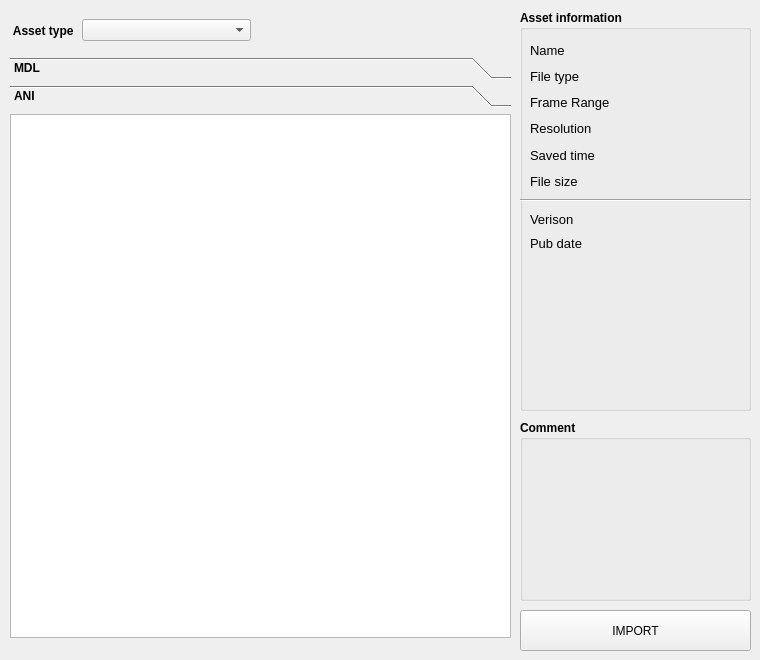
        <widget class="QWidget" name="tab_asset">
         <attribute name="title">
          <string>ASSET (cache)</string>
         </attribute>
         <widget class="QPushButton" name="pushButton_asset_nuke">
          <property name="geometry">
           <rect>
            <x>520</x>
            <y>610</y>
            <width>231</width>
            <height>41</height>
           </rect>
          </property>
          <property name="text">
           <string>IMPORT</string>
          </property>
         </widget>
         <widget class="QGroupBox" name="groupBox_asset_comment">
          <property name="geometry">
           <rect>
            <x>520</x>
            <y>420</y>
            <width>231</width>
            <height>181</height>
           </rect>
          </property>
          <property name="font">
           <font>
            <bold>true</bold>
            <underline>false</underline>
            <strikeout>false</strikeout>
           </font>
          </property>
          <property name="title">
           <string>Comment</string>
          </property>
          <property name="flat">
           <bool>false</bool>
          </property>
          <property name="checkable">
           <bool>false</bool>
          </property>
          <widget class="QLabel" name="label_asset_comment">
           <property name="geometry">
            <rect>
             <x>10</x>
             <y>30</y>
             <width>211</width>
             <height>141</height>
            </rect>
           </property>
           <property name="text">
            <string/>
           </property>
          </widget>
         </widget>
         <widget class="QGroupBox" name="groupBox_asset_file_info">
          <property name="geometry">
           <rect>
            <x>520</x>
            <y>10</y>
            <width>231</width>
            <height>401</height>
           </rect>
          </property>
          <property name="font">
           <font>
            <bold>true</bold>
            <underline>false</underline>
            <strikeout>false</strikeout>
           </font>
          </property>
          <property name="title">
           <string>Asset information</string>
          </property>
          <property name="flat">
           <bool>false</bool>
          </property>
          <property name="checkable">
           <bool>false</bool>
          </property>
          <widget class="QWidget" name="verticalLayoutWidget_5">
           <property name="geometry">
            <rect>
             <x>10</x>
             <y>30</y>
             <width>80</width>
             <height>151</height>
            </rect>
           </property>
           <layout class="QVBoxLayout" name="verticalLayout_7">
            <item>
             <widget class="QLabel" name="label_23">
              <property name="font">
               <font>
                <pointsize>10</pointsize>
                <bold>false</bold>
                <underline>false</underline>
                <strikeout>false</strikeout>
               </font>
              </property>
              <property name="text">
               <string>Name</string>
              </property>
             </widget>
            </item>
            <item>
             <widget class="QLabel" name="label_24">
              <property name="font">
               <font>
                <pointsize>10</pointsize>
                <bold>false</bold>
                <underline>false</underline>
                <strikeout>false</strikeout>
               </font>
              </property>
              <property name="text">
               <string>File type</string>
              </property>
             </widget>
            </item>
            <item>
             <widget class="QLabel" name="label_25">
              <property name="font">
               <font>
                <pointsize>10</pointsize>
                <bold>false</bold>
                <underline>false</underline>
                <strikeout>false</strikeout>
               </font>
              </property>
              <property name="text">
               <string>Frame Range </string>
              </property>
             </widget>
            </item>
            <item>
             <widget class="QLabel" name="label_26">
              <property name="font">
               <font>
                <pointsize>10</pointsize>
                <bold>false</bold>
                <underline>false</underline>
                <strikeout>false</strikeout>
               </font>
              </property>
              <property name="text">
               <string>Resolution</string>
              </property>
             </widget>
            </item>
            <item>
             <widget class="QLabel" name="label_27">
              <property name="font">
               <font>
                <pointsize>10</pointsize>
                <bold>false</bold>
                <underline>false</underline>
                <strikeout>false</strikeout>
               </font>
              </property>
              <property name="text">
               <string>Saved time</string>
              </property>
             </widget>
            </item>
            <item>
             <widget class="QLabel" name="label_28">
              <property name="font">
               <font>
                <pointsize>10</pointsize>
                <bold>false</bold>
                <underline>false</underline>
                <strikeout>false</strikeout>
               </font>
              </property>
              <property name="text">
               <string>File size</string>
              </property>
             </widget>
            </item>
           </layout>
          </widget>
          <widget class="QWidget" name="verticalLayoutWidget_6">
           <property name="geometry">
            <rect>
             <x>100</x>
             <y>30</y>
             <width>121</width>
             <height>151</height>
            </rect>
           </property>
           <layout class="QVBoxLayout" name="verticalLayout_8">
            <item>
             <widget class="QLabel" name="label_asset_filename">
              <property name="font">
               <font>
                <pointsize>10</pointsize>
                <bold>false</bold>
                <underline>false</underline>
                <strikeout>false</strikeout>
               </font>
              </property>
              <property name="text">
               <string/>
              </property>
             </widget>
            </item>
            <item>
             <widget class="QLabel" name="label_asset_filetype">
              <property name="font">
               <font>
                <pointsize>10</pointsize>
                <bold>false</bold>
                <underline>false</underline>
                <strikeout>false</strikeout>
               </font>
              </property>
              <property name="text">
               <string/>
              </property>
             </widget>
            </item>
            <item>
             <widget class="QLabel" name="label_asset_framerange">
              <property name="font">
               <font>
                <pointsize>10</pointsize>
                <bold>false</bold>
                <underline>false</underline>
                <strikeout>false</strikeout>
               </font>
              </property>
              <property name="text">
               <string/>
              </property>
             </widget>
            </item>
            <item>
             <widget class="QLabel" name="label_asset_resolution">
              <property name="font">
               <font>
                <pointsize>10</pointsize>
                <bold>false</bold>
                <underline>false</underline>
                <strikeout>false</strikeout>
               </font>
              </property>
              <property name="text">
               <string/>
              </property>
             </widget>
            </item>
            <item>
             <widget class="QLabel" name="label_asset_savedtime">
              <property name="font">
               <font>
                <pointsize>10</pointsize>
                <bold>false</bold>
                <underline>false</underline>
                <strikeout>false</strikeout>
               </font>
              </property>
              <property name="text">
               <string/>
              </property>
             </widget>
            </item>
            <item>
             <widget class="QLabel" name="label_asset_filesize">
              <property name="font">
               <font>
                <pointsize>10</pointsize>
                <bold>false</bold>
                <underline>false</underline>
                <strikeout>false</strikeout>
               </font>
              </property>
              <property name="text">
               <string/>
              </property>
             </widget>
            </item>
           </layout>
          </widget>
          <widget class="Line" name="line">
           <property name="geometry">
            <rect>
             <x>0</x>
             <y>175</y>
             <width>231</width>
             <height>31</height>
            </rect>
           </property>
           <property name="orientation">
            <enum>Qt::Horizontal</enum>
           </property>
          </widget>
          <widget class="QWidget" name="verticalLayoutWidget_11">
           <property name="geometry">
            <rect>
             <x>10</x>
             <y>200</y>
             <width>80</width>
             <height>42</height>
            </rect>
           </property>
           <layout class="QVBoxLayout" name="verticalLayout_13">
            <item>
             <widget class="QLabel" name="label_47">
              <property name="font">
               <font>
                <pointsize>10</pointsize>
                <bold>false</bold>
                <underline>false</underline>
                <strikeout>false</strikeout>
               </font>
              </property>
              <property name="text">
               <string>Verison</string>
              </property>
             </widget>
            </item>
            <item>
             <widget class="QLabel" name="label_48">
              <property name="font">
               <font>
                <pointsize>10</pointsize>
                <bold>false</bold>
                <underline>false</underline>
                <strikeout>false</strikeout>
               </font>
              </property>
              <property name="text">
               <string>Pub date</string>
              </property>
             </widget>
            </item>
           </layout>
          </widget>
          <widget class="QWidget" name="verticalLayoutWidget_12">
           <property name="geometry">
            <rect>
             <x>100</x>
             <y>200</y>
             <width>121</width>
             <height>42</height>
            </rect>
           </property>
           <layout class="QVBoxLayout" name="verticalLayout_14">
            <item>
             <widget class="QLabel" name="label_asset_version">
              <property name="font">
               <font>
                <pointsize>10</pointsize>
                <bold>false</bold>
                <underline>false</underline>
                <strikeout>false</strikeout>
               </font>
              </property>
              <property name="text">
               <string/>
              </property>
             </widget>
            </item>
            <item>
             <widget class="QLabel" name="label_asset_pubdate">
              <property name="font">
               <font>
                <pointsize>10</pointsize>
                <bold>false</bold>
                <underline>false</underline>
                <strikeout>false</strikeout>
               </font>
              </property>
              <property name="text">
               <string/>
              </property>
             </widget>
            </item>
           </layout>
          </widget>
         </widget>
         <widget class="QToolBox" name="toolBox_asset_task">
          <property name="geometry">
           <rect>
            <x>10</x>
            <y>57</y>
            <width>501</width>
            <height>591</height>
           </rect>
          </property>
          <property name="font">
           <font>
            <bold>true</bold>
           </font>
          </property>
          <property name="currentIndex">
           <number>1</number>
          </property>
          <widget class="QWidget" name="page_5">
           <property name="geometry">
            <rect>
             <x>0</x>
             <y>0</y>
             <width>501</width>
             <height>525</height>
            </rect>
           </property>
           <attribute name="label">
            <string>MDL</string>
           </attribute>
           <widget class="QTableWidget" name="tableWidget_asset_mdl_asset">
            <property name="geometry">
             <rect>
              <x>0</x>
              <y>0</y>
              <width>501</width>
              <height>525</height>
             </rect>
            </property>
           </widget>
          </widget>
          <widget class="QWidget" name="page_6">
           <property name="geometry">
            <rect>
             <x>0</x>
             <y>0</y>
             <width>501</width>
             <height>525</height>
            </rect>
           </property>
           <attribute name="label">
            <string>ANI</string>
           </attribute>
           <widget class="QTableWidget" name="tableWidget_asset_ani_asset">
            <property name="geometry">
             <rect>
              <x>0</x>
              <y>1</y>
              <width>501</width>
              <height>524</height>
             </rect>
            </property>
           </widget>
          </widget>
         </widget>
         <widget class="QWidget" name="horizontalLayoutWidget_8">
          <property name="geometry">
           <rect>
            <x>10</x>
            <y>10</y>
            <width>241</width>
            <height>41</height>
           </rect>
          </property>
          <layout class="QHBoxLayout" name="horizontalLayout_8">
           <property name="spacing">
            <number>5</number>
           </property>
           <item>
            <widget class="QLabel" name="label_29">
             <property name="sizePolicy">
              <sizepolicy hsizetype="Fixed" vsizetype="Preferred">
               <horstretch>0</horstretch>
               <verstretch>0</verstretch>
              </sizepolicy>
             </property>
             <property name="font">
              <font>
               <bold>true</bold>
              </font>
             </property>
             <property name="text">
              <string> Asset type </string>
             </property>
            </widget>
           </item>
           <item>
            <widget class="QComboBox" name="comboBox_asset_assettype"/>
           </item>
          </layout>
         </widget>
        </widget>
